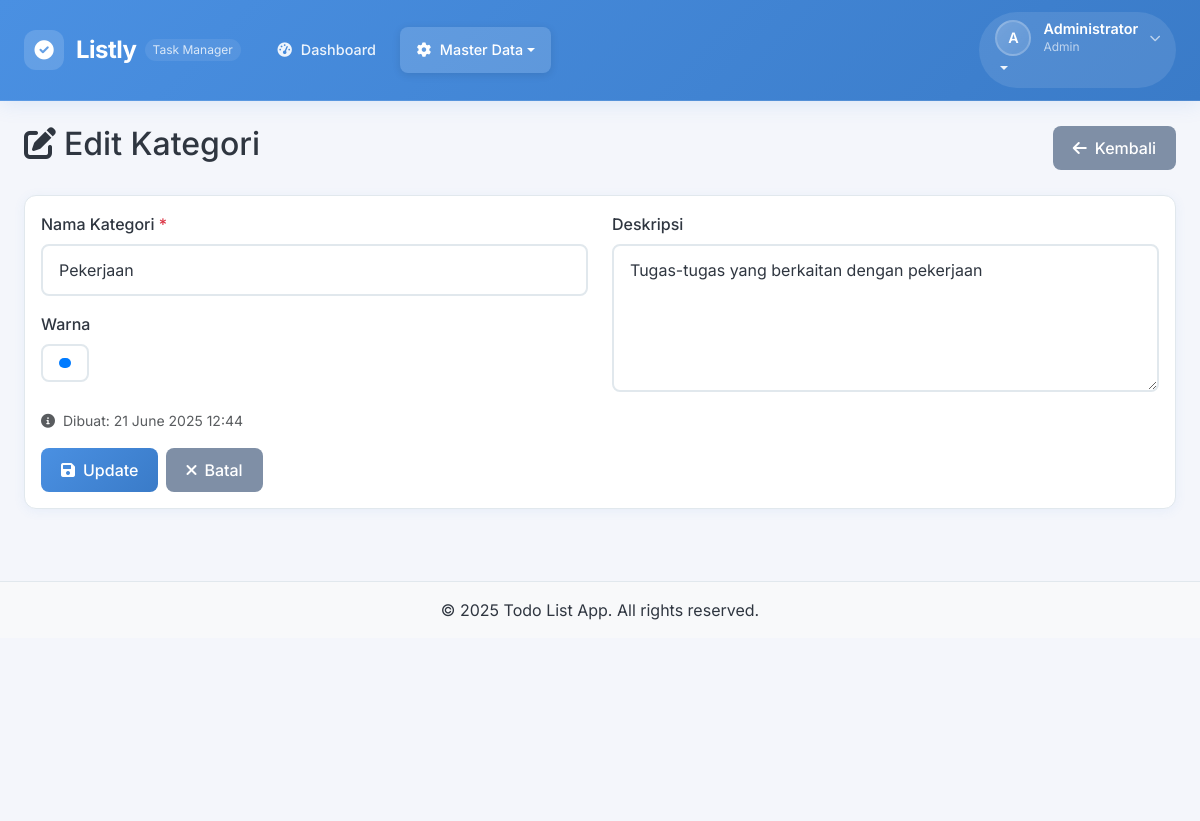
The app's page /admin/kategori/edit.php?id=1 (signed in) with its own data.
### tables this page shows
CREATE TABLE users (
    id INT PRIMARY KEY AUTO_INCREMENT,
    username VARCHAR(50) NOT NULL UNIQUE,
    email VARCHAR(100) NOT NULL UNIQUE,
    password VARCHAR(255) NOT NULL,
    nama_lengkap VARCHAR(100) NOT NULL,
    role_id INT DEFAULT 2,
    status ENUM('aktif', 'nonaktif') DEFAULT 'aktif',
    created_at TIMESTAMP DEFAULT CURRENT_TIMESTAMP,
    updated_at TIMESTAMP DEFAULT CURRENT_TIMESTAMP ON UPDATE CURRENT_TIMESTAMP,
    FOREIGN KEY (role_id) REFERENCES roles(id)
);

CREATE TABLE roles (
    id INT PRIMARY KEY AUTO_INCREMENT,
    nama_role VARCHAR(50) NOT NULL UNIQUE,
    created_at TIMESTAMP DEFAULT CURRENT_TIMESTAMP
);

CREATE TABLE kategori (
    id INT PRIMARY KEY AUTO_INCREMENT,
    nama_kategori VARCHAR(100) NOT NULL,
    deskripsi TEXT,
    warna VARCHAR(7) DEFAULT '#007bff',
    created_at TIMESTAMP DEFAULT CURRENT_TIMESTAMP,
    updated_at TIMESTAMP DEFAULT CURRENT_TIMESTAMP ON UPDATE CURRENT_TIMESTAMP
);

### admin/kategori/edit.php (the view, shortened to what this page needs)
<?php
$pdo = getConnection();
$id = $_GET['id'];
$stmt = $pdo->prepare("SELECT * FROM kategori WHERE id = ?");
$stmt->execute([$id]);
$category = $stmt->fetch();
if ($_SERVER['REQUEST_METHOD'] == 'POST') {
    $nama_kategori = trim($_POST['nama_kategori']);
    $deskripsi = trim($_POST['deskripsi']);
    $warna = $_POST['warna'];
    if (empty($nama_kategori)) {
        $error = 'Nama kategori harus diisi!';
    } else {
        $stmt = $pdo->prepare("SELECT id FROM kategori WHERE nama_kategori = ? AND id != ?");
        $stmt->execute([$nama_kategori, $id]);
        if ($stmt->fetch()) {
            $error = 'Nama kategori sudah ada!';
        } else {
            $stmt = $pdo->prepare("UPDATE kategori SET nama_kategori = ?, deskripsi = ?, warna = ?, updated_at = CURRENT_TIMESTAMP WHERE id = ?");
            if ($stmt->execute([$nama_kategori, $deskripsi, $warna, $id])) {
                $_SESSION['success'] = 'Kategori berhasil diupdate!';
                header('Location: index.php');
                exit();
            } else {
                $error = 'Gagal mengupdate kategori!';
            }
        }
    }
} else {
    $nama_kategori = $category['nama_kategori'];
    $deskripsi = $category['deskripsi'];
    $warna = $category['warna'];
}
require_once '../../includes/header.php';
?>
<div class="row">
    <div class="col-12">
        <div class="d-flex justify-content-between align-items-center mb-4">
            <h2><i class="fas fa-edit me-2"></i>Edit Kategori</h2>
            <a href="index.php" class="btn btn-secondary">
                <i class="fas fa-arrow-left me-2"></i>Kembali
            </a>
        </div>
    </div>
</div>
<div class="card">
    <div class="card-body">
        <form method="POST">
            <div class="row">
                <div class="col-md-6">
                    <div class="mb-3">
                        <label for="nama_kategori" class="form-label">Nama Kategori <span class="text-danger">*</span></label>
                        <input type="text" class="form-control" id="nama_kategori" name="nama_kategori"
                               value="<?php echo htmlspecialchars($nama_kategori); ?>" required>
                    </div>
                    <div class="mb-3">
                        <label for="warna" class="form-label">Warna</label>
                        <input type="color" class="form-control form-control-color" id="warna" name="warna"
                               value="<?php echo htmlspecialchars($warna); ?>">
                    </div>
                </div>
                <div class="col-md-6">
                    <div class="mb-3">
                        <label for="deskripsi" class="form-label">Deskripsi</label>
                        <textarea class="form-control" id="deskripsi" name="deskripsi" rows="5"><?php echo htmlspecialchars($deskripsi); ?></textarea>
                    </div>
                </div>
            </div>
            <div class="mb-3">
                <small class="text-muted">
                    <i class="fas fa-info-circle me-1"></i>
                    Dibuat: <?php echo date('d F Y H:i', strtotime($category['created_at'])); ?>
                </small>
            </div>
            <div class="d-flex gap-2">
                <button type="submit" class="btn btn-primary">
                    <i class="fas fa-save me-2"></i>Update
                </button>
                <a href="index.php" class="btn btn-secondary">
                    <i class="fas fa-times me-2"></i>Batal
                </a>
            </div>
        </form>
    </div>
</div>
<?php require_once '../../includes/footer.php'; ?>

### includes/header.php (shortened to what this page needs)
<?php
$pdo = getConnection();
$stmt = $pdo->prepare("SELECT u.*, r.nama_role FROM users u JOIN roles r ON u.role_id = r.id WHERE u.id = ?");
$stmt->execute([$_SESSION['user_id']]);
$user = $stmt->fetch();
$current_page = basename($_SERVER['PHP_SELF']);
$current_dir = basename(dirname($_SERVER['PHP_SELF']));
?>
<!DOCTYPE html>
<html lang="id">
<head>
    <link href="https://cdn.jsdelivr.net/npm/bootstrap@5.3.0/dist/css/bootstrap.min.css" rel="stylesheet">
    <link href="https://cdnjs.cloudflare.com/ajax/libs/font-awesome/6.0.0/css/all.min.css" rel="stylesheet">
    <link href="/lislty/assets/css/style.css" rel="stylesheet">
</head>
<body>
    <nav class="navbar navbar-expand-lg navbar-dark sticky-top modern-navbar">
        <div class="container-fluid px-3 px-lg-4">
            <div class="navbar-brand-wrapper">
                <a class="navbar-brand modern-brand" href="/lislty/">
                    <div class="brand-icon">
                        <i class="fas fa-check-circle"></i>
                    </div>
                    <span class="brand-text">Listly</span>
                    <span class="brand-subtitle d-none d-sm-inline">Task Manager</span>
                </a>
            </div>
            <div class="collapse navbar-collapse" id="navbarNav">
                <ul class="navbar-nav me-auto mb-2 mb-lg-0">
                    <?php if ($user['nama_role'] == 'admin'): ?>
                        <li class="nav-item">
                            <a class="nav-link modern-nav-link <?php echo ($current_dir == 'admin' && $current_page == 'index.php') ? 'active' : ''; ?>"
                               href="/lislty/admin/">
                                <i class="fas fa-tachometer-alt nav-icon"></i>
                                <span class="nav-text">Dashboard</span>
                            </a>
                        </li>
                        <li class="nav-item dropdown">
                            <a class="nav-link dropdown-toggle modern-nav-link <?php echo in_array($current_dir, ['kategori', 'prioritas', 'status', 'pengguna']) ? 'active' : ''; ?>"
                               href="#" role="button" data-bs-toggle="dropdown" aria-expanded="false">
                                <i class="fas fa-cog nav-icon"></i>
                                <span class="nav-text">Master Data</span>
                            </a>
                        </li>
                    <?php endif; ?>
                </ul>
                <ul class="navbar-nav">
                    <li class="nav-item dropdown">
                        <a class="nav-link dropdown-toggle modern-profile-link" href="#" role="button" data-bs-toggle="dropdown" aria-expanded="false">
                            <div class="profile-section">
                                <div class="profile-avatar">
                                    <?php echo strtoupper(substr($user['nama_lengkap'], 0, 1)); ?>
                                </div>
                                <div class="profile-info d-none d-lg-block">
                                    <div class="profile-name"><?php echo htmlspecialchars($user['nama_lengkap']); ?></div>
                                    <div class="profile-role"><?php echo ucfirst($user['nama_role']); ?></div>
                                </div>
                                <i class="fas fa-chevron-down profile-arrow"></i>
                            </div>
                        </a>
                    </li>
                </ul>
            </div>
        </div>
    </nav>
    <main class="main-content">
        <div class="container-fluid px-3 px-lg-4 py-4">

### assets/css/style.css (style rules this page uses)
:root { --primary-color: #4a90e2; --secondary-color: #7f8fa6; --success-color: #27ae60; --danger-color: #e74c3c; --warning-color: #f39c12; --info-color: #3498db; --light-color: #f4f6fb; --dark-color: #2f3640; --accent-color: #7f8fa6; --background-color: #f4f6fb; --text-color: #2f3640; --border-color: #e1e8ed; --card_shadow: 0 2px 12px rgba(74, 144, 226, 0.08); }
body { background-color: var(--background-color); font-family: "Segoe UI", Tahoma, Geneva, Verdana, sans-serif; color: var(--text-color); }
.navbar-brand { font-weight: bold; font-size: 1.5rem; color: white !important; }
.navbar { background: linear-gradient(135deg, var(--primary-color) 0%, #3a7bc8 100%) !important; box-shadow: 0 2px 10px rgba(74, 144, 226, 0.15); }
.navbar .nav-link { color: rgba(255, 255, 255, 0.9) !important; transition: color 0.3s ease; }
.card { border: 1px solid var(--border-color); border-radius: 12px; box-shadow: var(--card_shadow); transition: all 0.3s ease; background: white; }
.btn { border-radius: 8px; padding: 10px 20px; font-weight: 500; transition: all 0.3s ease; border: none; }
.btn-primary { background: linear-gradient(135deg, var(--primary-color) 0%, #3a7bc8 100%); color: white; }
.btn-secondary { background-color: var(--secondary-color); color: white; }
.form-control, .form-select { border-radius: 8px; border: 2px solid var(--border-color); padding: 12px 16px; transition: all 0.3s ease; background-color: white; color: var(--text-color); }
.form-label { color: var(--text-color); font-weight: 500; margin-bottom: 8px; }
body { font-family: "Inter", -apple-system, BlinkMacSystemFont, "Segoe UI", Roboto, sans-serif; }
.modern-navbar { background: linear-gradient(135deg, var(--primary-color) 0%, #3a7bc8 100%); backdrop-filter: blur(10px); box-shadow: 0 2px 20px rgba(74, 144, 226, 0.15); border-bottom: 1px solid rgba(255, 255, 255, 0.1); padding: 0.75rem 0; transition: all 0.3s ease; }
.navbar-brand-wrapper { display: flex; align-items: center; }
.modern-brand { display: flex; align-items: center; text-decoration: none; color: white !important; font-weight: 600; transition: all 0.3s ease; padding: 0.5rem 0; }
.brand-icon { background: rgba(255, 255, 255, 0.15); border-radius: 12px; width: 40px; height: 40px; display: flex; align-items: center; justify-content: center; margin-right: 12px; transition: all 0.3s ease; }
.brand-icon i { font-size: 1.2rem; color: white; }
.brand-text { font-size: 1.5rem; font-weight: 700; letter-spacing: -0.5px; }
.brand-subtitle { font-size: 0.75rem; opacity: 0.8; margin-left: 8px; font-weight: 400; background: rgba(255, 255, 255, 0.1); padding: 2px 8px; border-radius: 12px; }
.modern-nav-link { color: rgba(255, 255, 255, 0.85) !important; font-weight: 500; padding: 0.75rem 1rem !important; border-radius: 8px; margin: 0 0.25rem; transition: all 0.3s ease; position: relative; display: flex; align-items: center; }
.modern-nav-link.active { color: white !important; background: rgba(255, 255, 255, 0.15); box-shadow: 0 2px 8px rgba(0, 0, 0, 0.1); }
.nav-icon { margin-right: 8px; font-size: 0.9rem; width: 16px; text-align: center; }
.nav-text { font-size: 0.9rem; }
.modern-profile-link { color: white !important; padding: 0.5rem 1rem !important; border-radius: 50px; background: rgba(255, 255, 255, 0.1); transition: all 0.3s ease; text-decoration: none; }
.profile-section { display: flex; align-items: center; gap: 12px; }
.profile-avatar { width: 36px; height: 36px; background: linear-gradient(135deg, rgba(255, 255, 255, 0.2) 0%, rgba(255, 255, 255, 0.1) 100%); border-radius: 50%; display: flex; align-items: center; justify-content: center; font-weight: 600; font-size: 0.9rem; color: white; border: 2px solid rgba(255, 255, 255, 0.2); }
.profile-info { text-align: left; }
.profile-name { font-size: 0.9rem; font-weight: 600; line-height: 1.2; color: white; }
.profile-role { font-size: 0.75rem; opacity: 0.8; color: rgba(255, 255, 255, 0.8); }
.profile-arrow { font-size: 0.7rem; opacity: 0.7; transition: transform 0.3s ease; }
.main-content { min-height: calc(100vh - 80px); background: var(--background-color); }
.fade-in { animation: fadeIn 0.6s ease-in; }

### records on screen
users: nama_lengkap "A", nama_lengkap "Administrator", role.nama_role "Admin"
kategori: nama_kategori "Pekerjaan", warna "#007bff", deskripsi "Tugas-tugas yang berkaitan dengan pekerjaan", created_at "21 June 2025 12:44"
